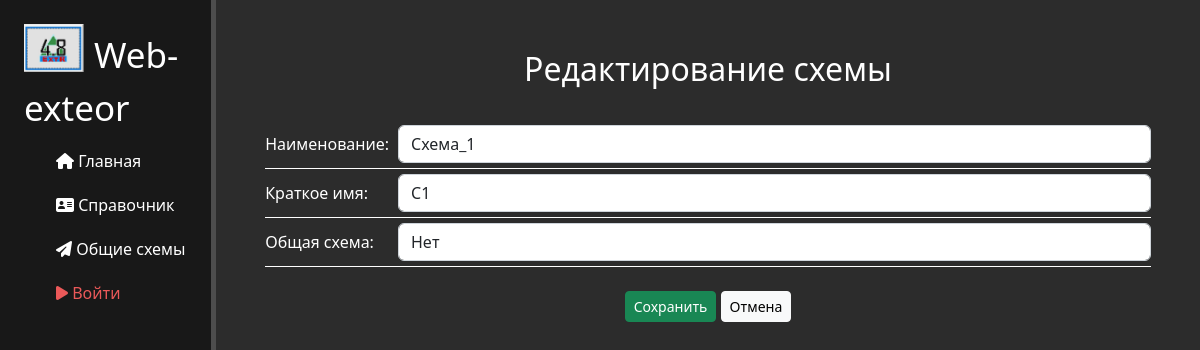
/exteor/schemas/56/update, run on the app's committed database.
### exteor/models.py (models this page shows, shortened)
class Exteors(models.Model):
    name = models.CharField('Пользователь', max_length=50)
    common = models.BooleanField('Общая', default=False)
    schema = models.CharField('Название', max_length=200)
    alias = models.CharField('Краткое название', blank=True, max_length=50)
    date_create = models.DateTimeField('Дата создания', auto_now_add=True)
    date_update = models.DateTimeField('Дата изменения', auto_now=True)
    json_file = models.JSONField('Схема', null=True)
    class Meta:
        verbose_name = 'Схема'
        verbose_name_plural = 'Схемы'
        unique_together = ('name', 'schema')

### exteor/views.py (the view)
# urls.py: path('schemas/<int:pk>/update', views.SchemaUpdateView.as_view(), name='schema-update'),
class SchemaUpdateView(UpdateView):
    model = Exteors
    template_name = 'exteor/schema-update.html'
    form_class = SchemaForm

### exteor/forms.py
class SchemaForm(ModelForm):
    error_css_class = 'error_text'
    class Meta:
        model = Exteors
        exclude = ['json_file']
        fields = ['schema', 'alias', 'common', 'name']
        choices = [(True, 'Да'), (False, 'Нет')]
        widgets = {
            'schema': TextInput(attrs={'class': 'form-control', 'placeholder': "Наименование схемы"}),
            'alias': TextInput(attrs={'class': 'form-control', 'placeholder': "Краткое наименование схемы"}),
            'common': Select(choices=choices, attrs={'class': 'form-control', 'placeholder': "Схема будет доступна для просмотра всем пользователям?"}),
            'name': TextInput(attrs={'id': 'name_create', 'class': 'form-control', 'placeholder': "Имя"}),
        }

### exteor/templates/exteor/schema-update.html (shortened to what this page needs)
{% extends 'main/layout.html' %}
{% load static %}
{% block content %}
     <div class="features">
        <h2>Редактирование схемы</h2>
            <form id="CreateSchema" method="post" autocomplete="off">
                <table>
                  <tr>
                    <td style="width:15%;">Наименование:</td>
                    <td>{{ form.schema }}</td>
                  </tr>
                    <br>
                  <tr>
                    <td style="width:15%">Краткое имя:</td>
                    <td>{{ form.alias }}</td>
                  </tr>
                  <tr>
                    <td style="width:15%">Общая схема:</td>
                    <td>{{ form.common }}</td>
                  </tr>
                </table>
                {{ form.name.as_hidden }}<br>
                <button class="btn btn-success btn-sm" type="submit">Сохранить</button>
                <a href="{{request.META.HTTP_REFERER}}" class = 'btn btn-light btn-sm'>Отмена</a><br><br>
            </form>
    </div>
{% endblock %}

### main/static/main/css/main.css (style rules this page uses)
body { background: #2c2c2c; }
main .features { float: left; color: #fff; margin-top: 50px; text-align: center; width: 90%; margin-left: 5%; }
main .features table { font-size: 16px; text-align: left; width: 100%; border-collapse: collapse; }
main .features td { padding: 5px 0px 5px 0px ; margin: 0 }
main .features tr { border-bottom: 1px solid white; }
.form-control { display: block; width: 100%; padding: .375rem .75rem; font-size: 1rem; font-weight: 400; line-height: 1.5; color: #212529; background-color: #fff; background-clip: padding-box; border: 1px solid #ced4da; -webkit-appearance: none; -moz-appearance: none; appearance: none; border-radius: 0.375rem; border-top-left-radius: 0.375rem; border-top-right-radius: 0.375rem; border-bottom-right-radius: 0.375rem; border-bottom-left-radius: 0.375rem; transition: border-color .15s ease-in-out,box-shadow .15s ease-in-out; transition-property: border-color, box-shadow; transition-duration: 0.15s, 0.15s; transition-timing-function: ease-in-out, ease-in-out; transition-delay: 0s, 0s; float: left; }

### data on the page
Exteors: schema "Схема_1", alias "С1", common "Нет"
